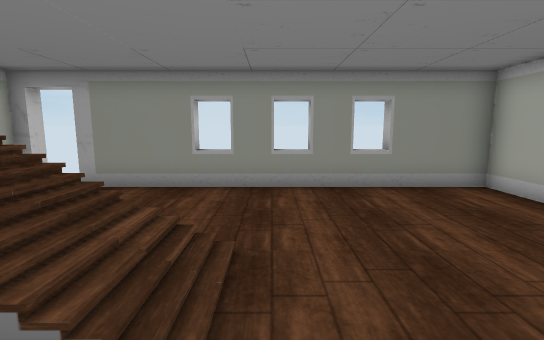
View 1 (above)

13 first-person views from a walk through a 3-D level made in the Unity game engine. The camera is 1.5 m above the floor, tilts 8° down and sees 85° across. The floor is counted in squares, 1 m on a side. Each view is taken from the middle of a square. On the plan, view 1 faces up. The plan holds only what a view shows up to about 15 squares ahead; the rest is blank. The place goes on beyond the plan.

View 2
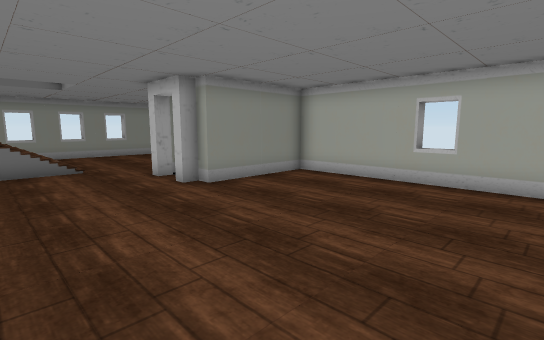

View 3
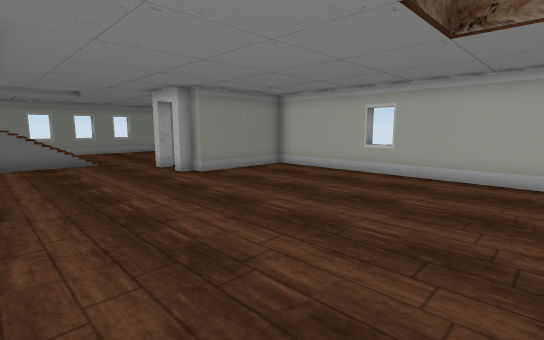

View 4
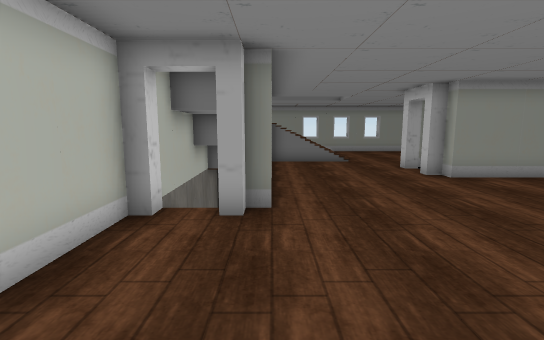

View 5
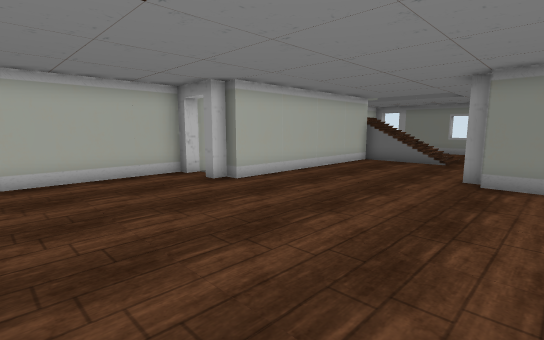

View 6
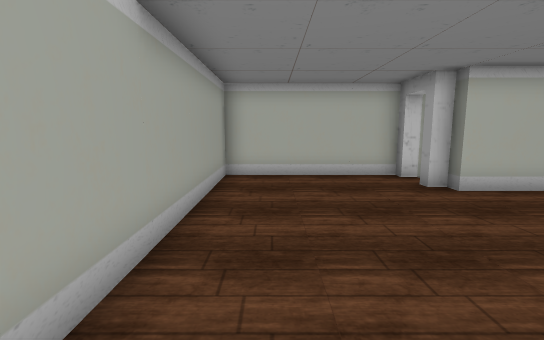

View 7
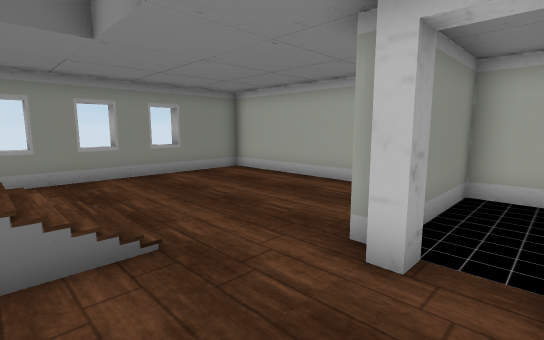

View 8
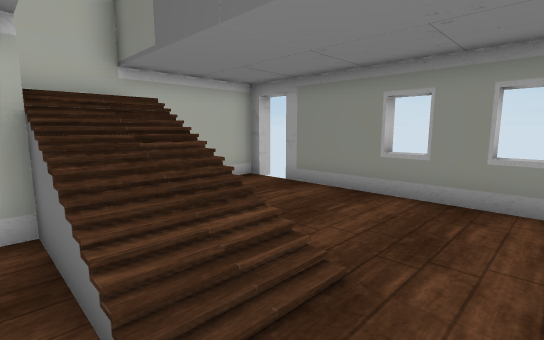

View 9
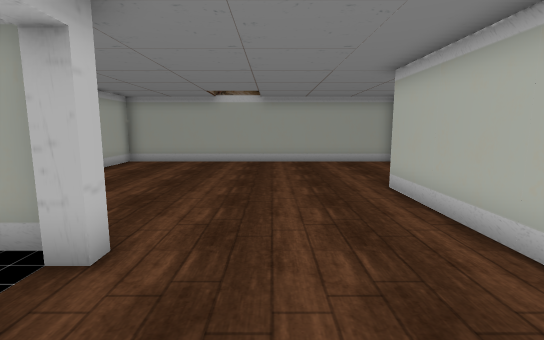

View 10
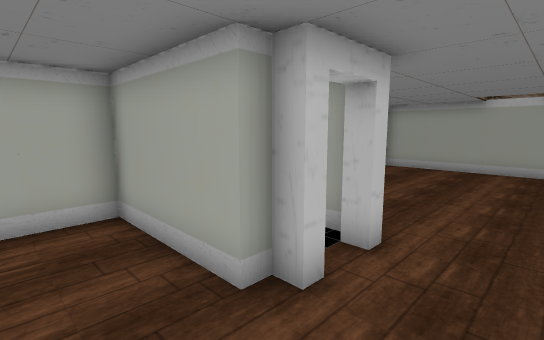

View 11
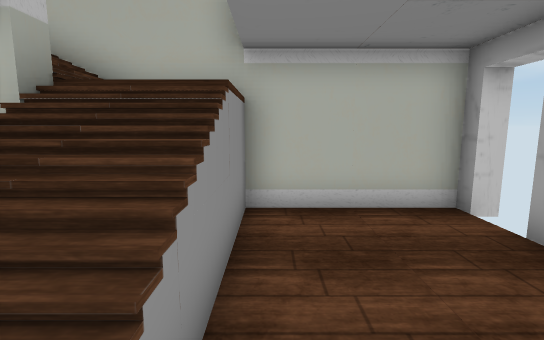

View 12
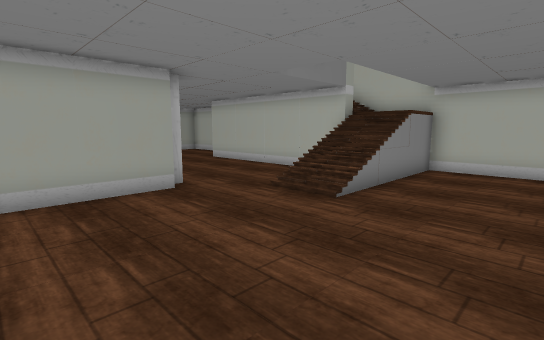

View 13
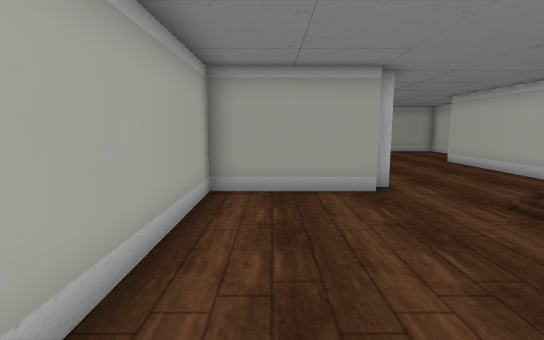

### Floor plan
Key: @ floor where view 1 was taken; # wall or solid block; x gap in a wall; . main floor; - floor 3 m lower than the main floor; / step, stairs or slope.
Columns run from 7 left of view 1 to 6 right of it. Each row starts with its distance up from view 1.
  8 #xx###########
  7 #............#
  6 #............#
  5 #............#
  4 #............#
  3 #  ////......#
  2 #  ////......#
  1 #//#.........#
  0 #   ...@.#####
 -1 #  -....##
 -2 #  -....##
 -3 #   ....######
 -4     .........#
 -5     .........#
 -6 ####.........#
 -7 ###..........#
 -8 #............#
 -9 #............#
-10 #............#
-11 #............#
-12 #............#
-13 ##############

Positions as (right, up) in squares from view 1, and headings:
1: (0, 0), facing up
2: (-3, -10), facing up-right
3: (-4, -12), facing up-right
4: (-4, -12), facing up
5: (3, -12), facing up-left
6: (3, -11), facing left
7: (-2, -2), facing up-right
8: (1, 1), facing up-left
9: (-1, 1), facing down
10: (-1, 2), facing down-right
11: (-1, 4), facing left
12: (5, 7), facing down-left
13: (4, 7), facing down
